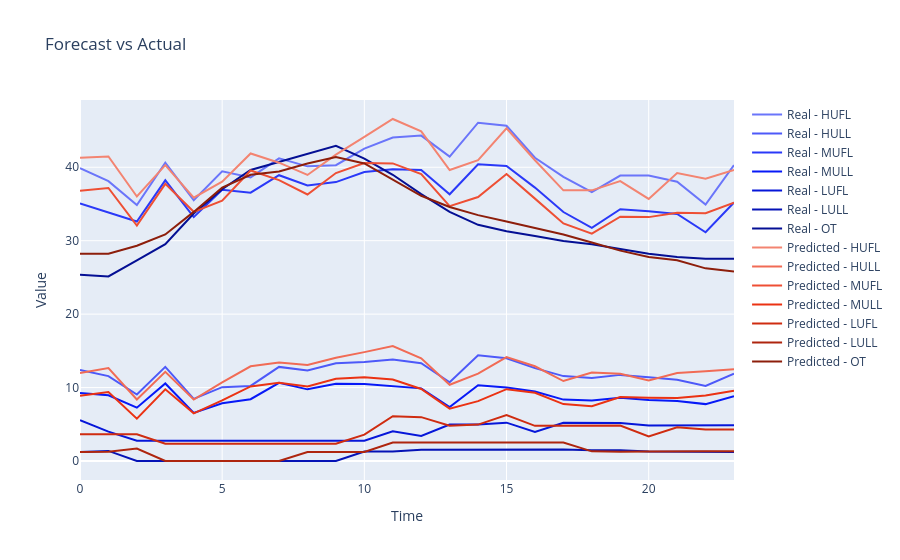

Here is the notebook cell this chart was saved with:
### Code cell
ls.plot(test, response.prediction, kind='line', groups=["Real", "Predicted"], title="Forecast vs Actual", xlabel="Time", ylabel="Value")
